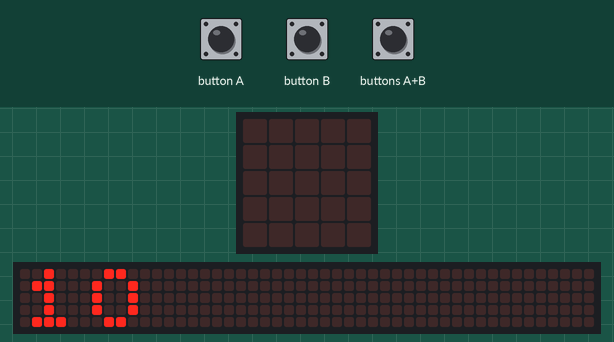
Recording of a program running on a simulated BBC micro:bit (MakeCode). On the bench: the board's 5×5 LED display, a strip that is not on the board, showing the scrolling text unrolled. The test bench sets the inputs (shaded band). The 48×5 strip is a reading aid, not a part: it shows the text the display is scrolling, unrolled, one strip-width of it at a time.

Above: at 0.15 s.
At 1.27 s:
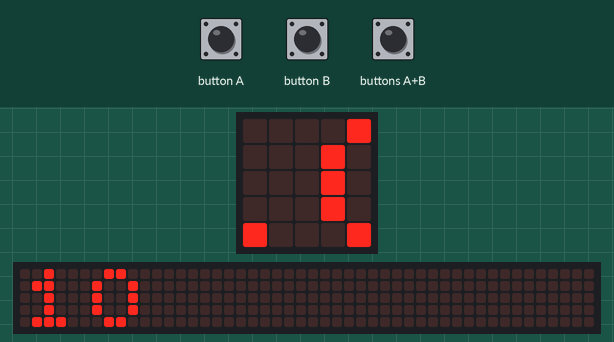
1.3 s: buttons A+B pressed for 0.15 s
At 4.1 s:
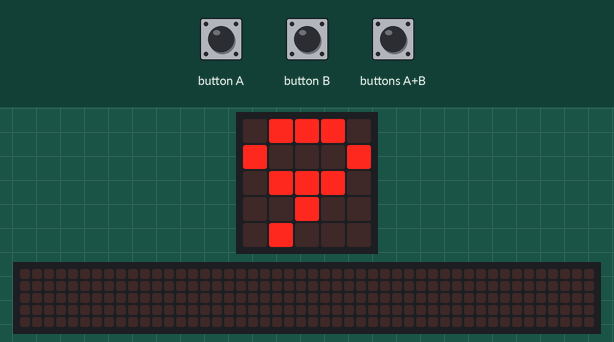
Timing chart, 0 to 5.6 s (numbered marks = the images above; inputs shaded):
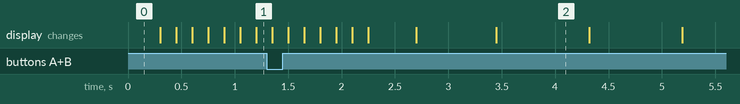

The program:

main.ts
```typescript
input.onButtonPressed(Button.A, function () {
    Numero_de_Saltos += 1
})
input.onButtonPressed(Button.AB, function () {
    basic.showNumber(Numero_de_Saltos)
})
input.onButtonPressed(Button.B, function () {
    Numero_de_Saltos += 1
})
let Numero_de_Saltos = 0
Numero_de_Saltos = 0
let Reversa = 10
basic.forever(function () {
    basic.showNumber(Reversa)
    basic.pause(100)
    Reversa += -1
})
```

test.ts
```typescript
// aquí va el archivo "tests"; esto no se compilará cuando este paquete se utilice como una extensión.
```

Measured:
- what the display in image 2 shows lasts 0.8 s, from 3.5 s to 4.3 s
